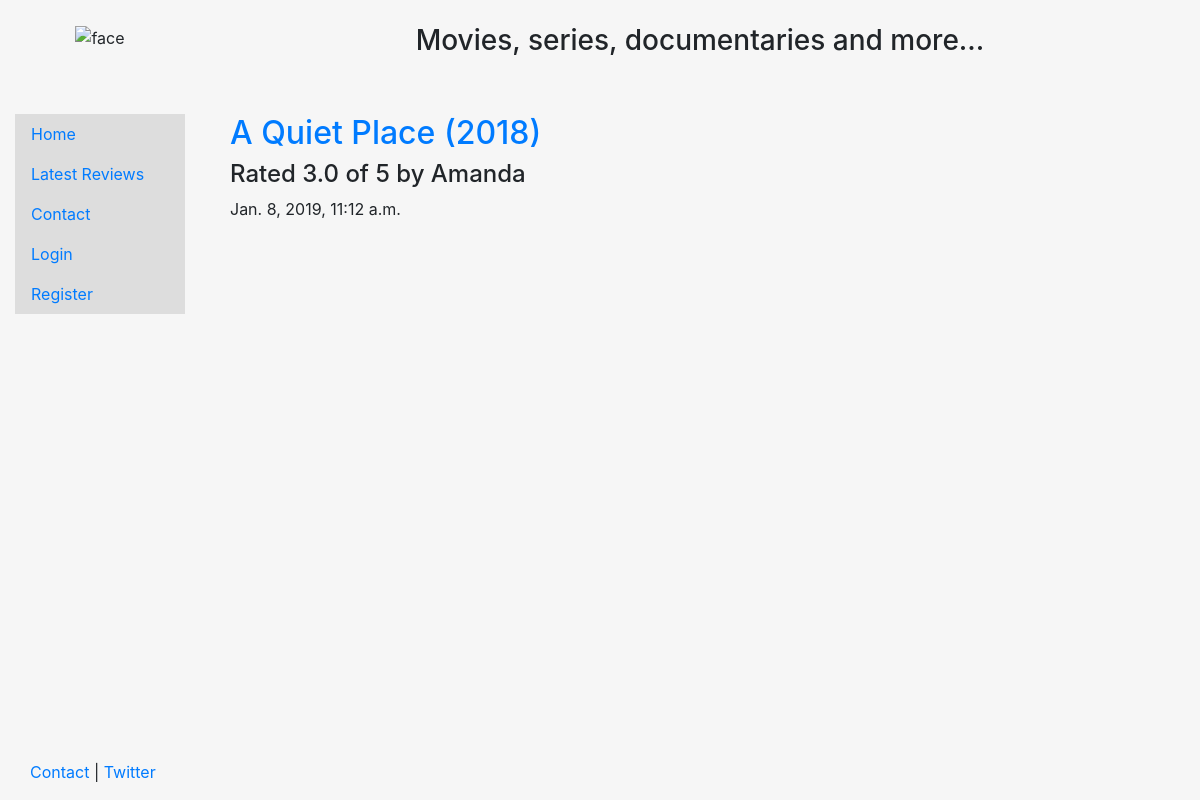
Page /recsite/reviews/8 on the committed database.
### recsite/models.py (models this page shows, shortened)
class Review(models.Model):
    RATING_CHOICES = (
        (1, '1'),
        (2, '2'),
        (3, '3'),
        (4, '4'),
        (5, '5'),
    )
    movie = models.ForeignKey('movie', on_delete=models.DO_NOTHING)
    pub_date = models.DateTimeField('date published')
    user_id = models.ForeignKey(User, default=None, null=True, blank=True, on_delete=models.CASCADE)
    user_name = models.CharField(max_length=100, default='user')
    comment = models.CharField(max_length=200)
    rating = models.FloatField(choices=RATING_CHOICES, default=None, null=True, blank=True)

class Movie(models.Model):
    title = models.CharField(max_length=200)

### recsite/views.py (the view)
# urls.py: path('reviews/<int:pk>', views.review_detail, name='review_detail'),
def review_detail(request, pk):
    review = get_object_or_404(Review, id=pk)
    return render(request, 'review_detail.html', {'review': review})

### recsite/templates/review_detail.html (shortened to what this page needs)
{% extends 'base.html' %}
{% block content %}
{% block title %}
<h2><a href="{% url 'movie_detail' review.movie.id %}">{{ review.movie.title }}</a></h2>
{% endblock %}
<h4>Rated {{ review.rating }} of 5 by {{ review.user_name }}</h4>
<p>{{ review.pub_date }}</p>
{% endblock %}

### recsite/templates/base.html (style rules this page uses)
html, body { height: 100%; }

### rows in the picture
Review: movie "A Quiet Place (2018)", rating "3.0", user_name "Amanda", pub_date "Jan. 8, 2019, 11:12 a.m."
